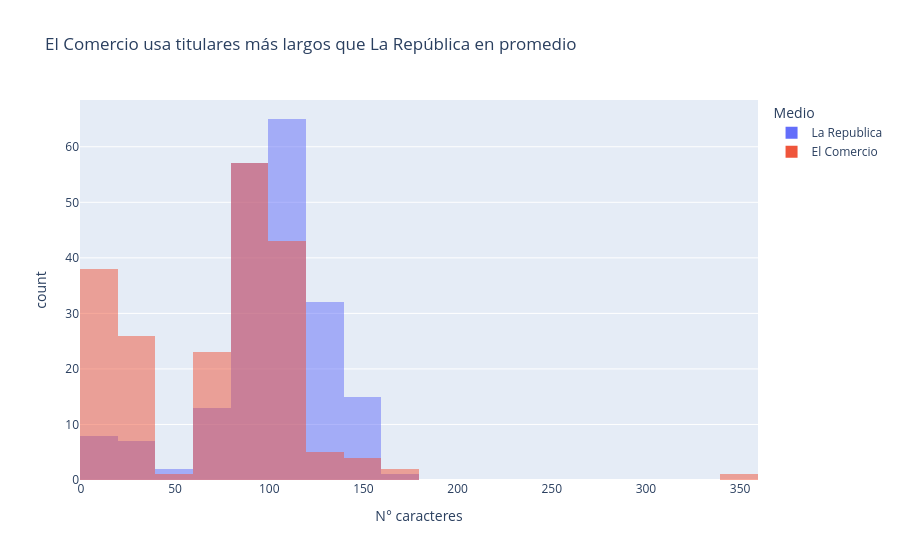

Source (notebook cell):
### Markdown cell above
**Observación:** La cobertura de La República se intensifica hacia el 18 de octubre, coincidiendo con eventos políticos recientes como las elecciones regionales y la procesión del Señor de los Milagros.

### Code cell
# Gráfico 3 — Histograma de longitud de titulares
df["largo_titular"] = df["titular"].str.len()

fig3 = px.histogram(
    df, x="largo_titular", color="medio", nbins=30, barmode="overlay",
    title="El Comercio usa titulares más largos que La República en promedio",
    labels={"largo_titular": "N° caracteres", "medio": "Medio"}
)
fig3.show()

### Figure 1 — Plotly figure (JSON) as saved in the notebook; plotly's stock layout.template omitted (floating-point values rounded to 4 significant figures; data arrays with more than 128 entries replaced by an {"elided": "..."} marker saying what was removed)
{"data": [{"alignmentgroup": "True", "bingroup": "x", "hovertemplate": "Medio=La Republica<br>N° caracteres=%{x}<br>count=%{y}<extra></extra>", "legendgroup": "La Republica", "marker": {"color": "#636efa", "opacity": 0.5, "pattern": {"shape": ""}}, "name": "La Republica", "nbinsx": 30, "offsetgroup": "La Republica", "orientation": "v", "showlegend": true, "type": "histogram", "x": {"elided": "200 int values"}, "xaxis": "x", "yaxis": "y"}, {"alignmentgroup": "True", "bingroup": "x", "hovertemplate": "Medio=El Comercio<br>N° caracteres=%{x}<br>count=%{y}<extra></extra>", "legendgroup": "El Comercio", "marker": {"color": "#EF553B", "opacity": 0.5, "pattern": {"shape": ""}}, "name": "El Comercio", "nbinsx": 30, "offsetgroup": "El Comercio", "orientation": "v", "showlegend": true, "type": "histogram", "x": {"elided": "200 int values"}, "xaxis": "x", "yaxis": "y"}], "layout": {"barmode": "overlay", "legend": {"title": {"text": "Medio"}, "tracegroupgap": 0}, "title": {"text": "El Comercio usa titulares más largos que La República en promedio"}, "xaxis": {"anchor": "y", "domain": [0, 1], "title": {"text": "N° caracteres"}}, "yaxis": {"anchor": "x", "domain": [0, 1], "title": {"text": "count"}}}}
